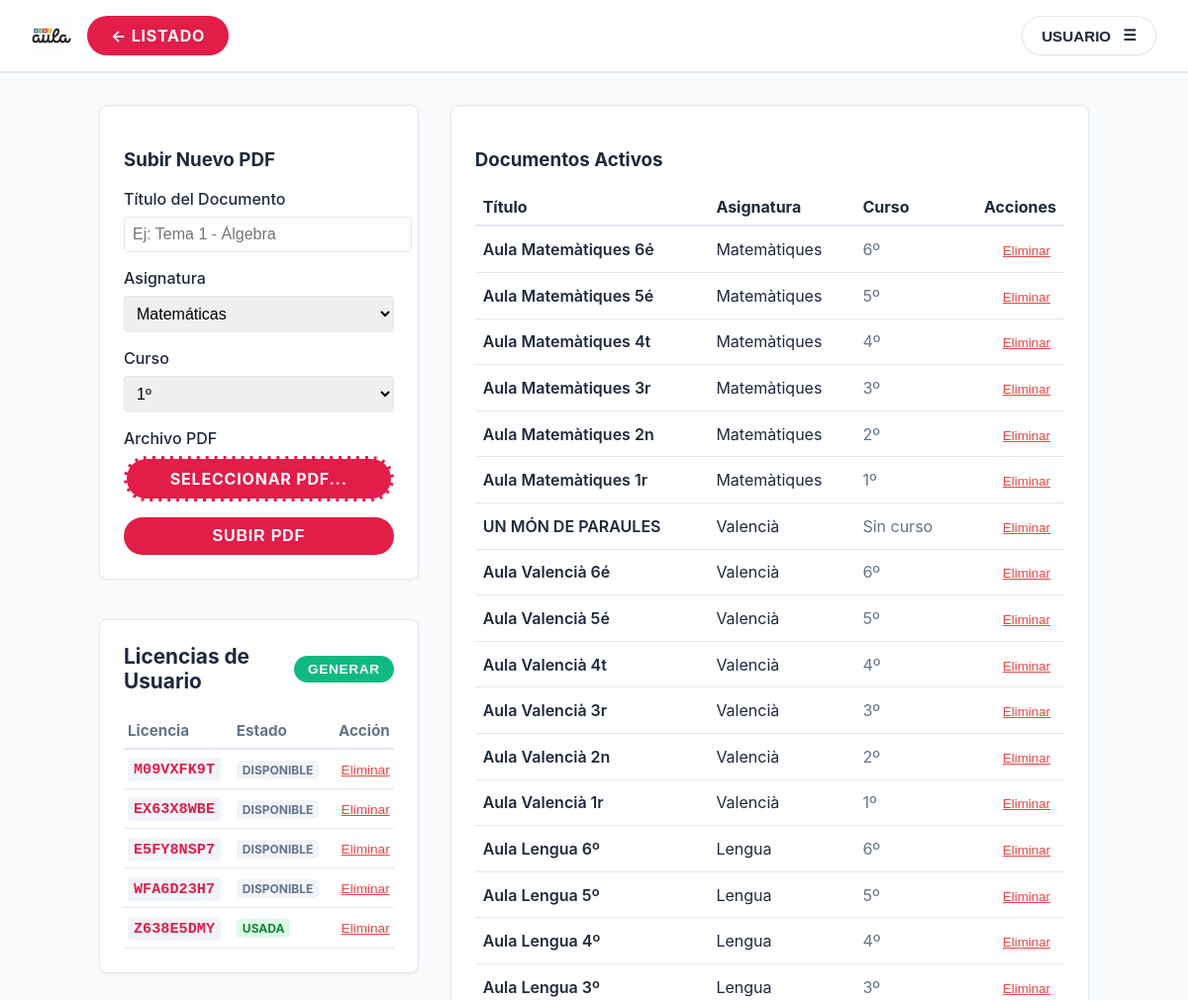
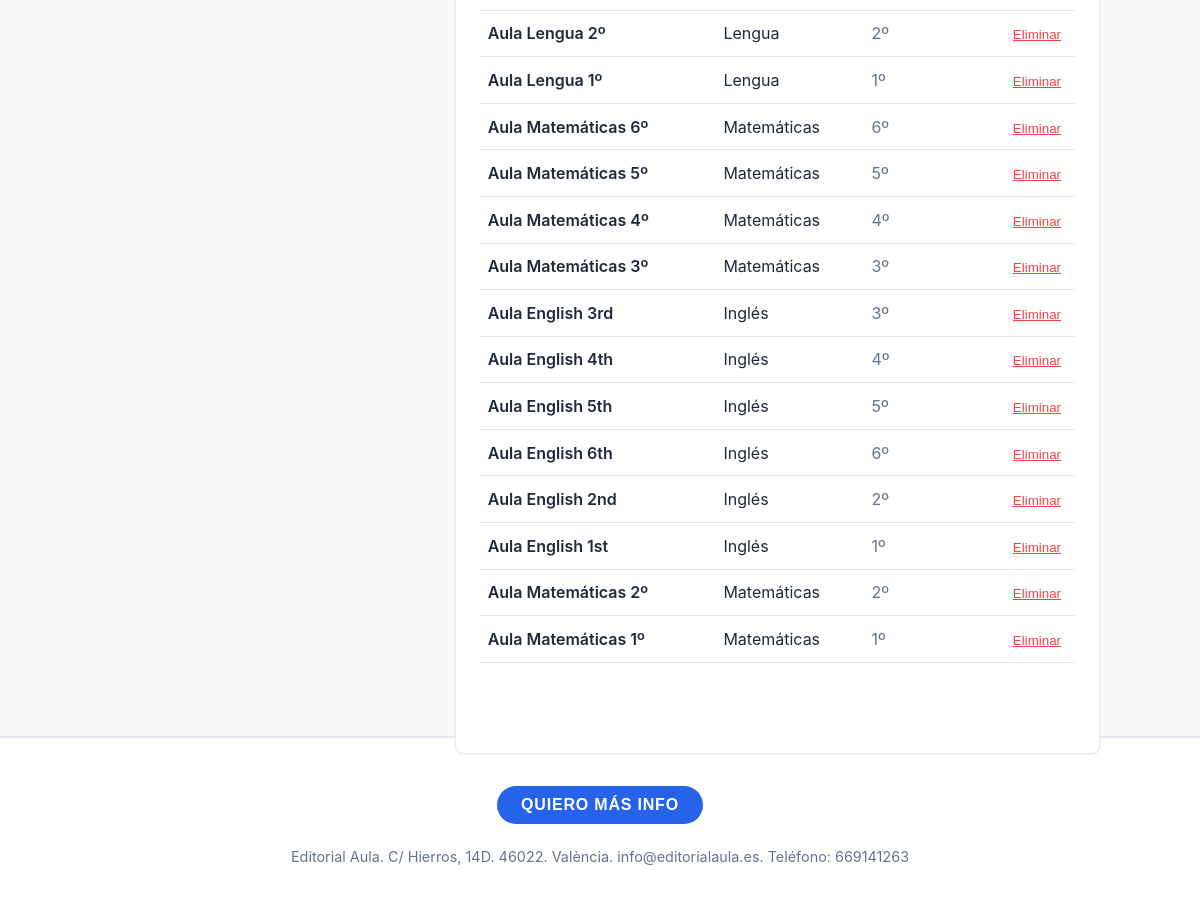
Page /admin/ (signed in) on the committed database (2 pictures, top to bottom).
### app/models.py (models this page shows)
class License(Base):
    __tablename__ = "licenses"
    id = Column(Integer, primary_key=True, index=True)
    code = Column(String, unique=True, index=True)
    is_used = Column(Boolean, default=False)
    created_at = Column(DateTime, default=datetime.utcnow)
    expires_at = Column(DateTime, nullable=True)
    user_id = Column(Integer, ForeignKey("users.id"), nullable=True)
    user = relationship("User", backref="user_licenses")

class PDF(Base):
    __tablename__ = "pdfs"
    id = Column(Integer, primary_key=True, index=True)
    title = Column(String, index=True)
    filename = Column(String, unique=True)
    subject = Column(String, index=True) # Asignatura
    grade = Column(String, index=True)   # Curso
    uploaded_at = Column(DateTime, default=datetime.utcnow)
    access_codes = relationship("AccessCode", back_populates="pdf")

### app/routers/admin.py (the view)
@router.get("/", response_class=HTMLResponse)
async def admin_dashboard(request: Request, db: Session = Depends(database.get_db)):
    user = get_current_user(request, db)
    if not user or not user.is_admin:
        return templates.TemplateResponse("login.html", {"request": request, "error": "Acceso restringido"})
    pdfs = db.query(models.PDF).order_by(models.PDF.uploaded_at.desc()).all()
    licenses = db.query(models.License).order_by(models.License.created_at.desc()).all()
    return templates.TemplateResponse("admin.html", {
        "request": request,
        "pdfs": pdfs,
        "licenses": licenses,
        "subjects": SUBJECTS,
        "grades": GRADES
    })

### templates/admin.html (shortened to what this page needs)
{% extends "base.html" %}
{% block content %}
<div style="display: flex; gap: 2rem; flex-wrap: wrap;">
    <div style="flex: 1; min-width: 300px; display: flex; flex-direction: column; gap: 1.5rem;">
        <div class="card">
            <h3>Subir Nuevo PDF</h3>
            <form action="/admin/upload" method="post" enctype="multipart/form-data">
                <div class="form-group">
                    <label>Título del Documento</label>
                    <input type="text" name="title" required placeholder="Ej: Tema 1 - Álgebra">
                </div>
                <div class="form-group">
                    <label>Asignatura</label>
                    <select name="subject" required>
                        {% for s in subjects %}
                        <option value="{{ s }}">{{ s }}</option>
                        {% endfor %}
                    </select>
                </div>
                <div class="form-group">
                    <label>Curso</label>
                    <select name="grade" required>
                        {% for g in grades %}
                        <option value="{{ g }}">{{ g }}</option>
                        {% endfor %}
                    </select>
                </div>
                <div class="form-group">
                    <label>Archivo PDF</label>
                    <label class="btn btn-outline"
                        style="display: block; text-align: center; cursor: pointer; border-style: dashed;">
                        <span id="file-label">Seleccionar PDF...</span>
                    </label>
                </div>
                <button type="submit" class="btn" style="width: 100%;">Subir PDF</button>
            </form>
        </div>
        <div class="card">
            <div style="display: flex; justify-content: space-between; align-items: center; margin-bottom: 1.2rem;">
                <h3 style="margin: 0; font-size: 1.3rem;">Licencias de Usuario</h3>
                <form action="/admin/generate-license" method="post" style="margin: 0;">
                    <button type="submit" class="btn btn-green" style="padding: 6px 14px; font-size: 0.85rem; text-transform: uppercase;">Generar</button>
                </form>
            </div>
            {% if not licenses %}
            <p class="text-muted" style="font-size: 0.95rem; margin: 0;">No hay licencias generadas aún.</p>
            {% else %}
            <div style="max-height: 350px; overflow-y: auto;">
                <table style="width: 100%; border-collapse: collapse; font-size: 0.95rem;">
                    <thead>
                        <tr style="border-bottom: 2px solid var(--border); text-align: left; font-weight: 600;">
                            <th style="padding: 0.5rem 0.25rem; color: var(--text-muted);">Licencia</th>
                            <th style="padding: 0.5rem 0.25rem; color: var(--text-muted);">Estado</th>
                            <th style="padding: 0.5rem 0.25rem; text-align: right; color: var(--text-muted);">Acción</th>
                        </tr>
                    </thead>
                    <tbody>
                        {% for lic in licenses %}
                        <tr style="border-bottom: 1px solid var(--border);">
                            <td style="padding: 0.6rem 0.25rem;">
                                <code style="background: #f1f5f9; padding: 3px 6px; border-radius: 4px; font-weight: 700; color: var(--primary); font-family: monospace; font-size: 0.95rem;">{{ lic.code }}</code>
                            </td>
                            <td style="padding: 0.6rem 0.25rem;">
                                {% if lic.is_used %}
                                <span style="background: #dcfce7; color: #15803d; font-size: 0.75rem; font-weight: 700; padding: 2px 6px; border-radius: 4px; text-transform: uppercase;">Usada</span>
                                {% else %}
                                <span style="background: #f1f5f9; color: #64748b; font-size: 0.75rem; font-weight: 700; padding: 2px 6px; border-radius: 4px; text-transform: uppercase;">Disponible</span>
                                {% endif %}
                            </td>
                            <td style="padding: 0.6rem 0.25rem; text-align: right;">
                                <form action="/admin/delete-license/{{ lic.id }}" method="post"
                                    onsubmit="return confirm('¿Seguro que quieres eliminar esta licencia?');" style="margin: 0; display: inline;">
                                    <button type="submit"
                                        style="color: #ef4444; background: none; border: none; cursor: pointer; text-decoration: underline; padding: 0; font-size: 0.85rem;">Eliminar</button>
                                </form>
                            </td>
                        </tr>
                        {% endfor %}
                    </tbody>
                </table>
            </div>
            {% endif %}
        </div>
    </div>
    <div style="flex: 2; min-width: 400px;">
        <div class="card" style="height: 100%;">
            <h3>Documentos Activos</h3>
            {% if not pdfs %}
            <p class="text-muted">Aún no has subido ningún documento.</p>
            {% else %}
            <table style="width: 100%; border-collapse: collapse;">
                <thead>
                    <tr style="border-bottom: 2px solid var(--border); text-align: left;">
                        <th style="padding: 0.5rem;">Título</th>
                        <th style="padding: 0.5rem;">Asignatura</th>
                        <th style="padding: 0.5rem;">Curso</th>
                        <th style="padding: 0.5rem; text-align: right;">Acciones</th>
                    </tr>
                </thead>
                <tbody>
                    {% for pdf in pdfs %}
                    <tr style="border-bottom: 1px solid var(--border);">
                        <td style="padding: 0.8rem 0.5rem; font-weight: 600;">{{ pdf.title }}</td>
                        <td style="padding: 0.8rem 0.5rem;">{{ pdf.subject }}</td>
                        <td style="padding: 0.8rem 0.5rem; color: var(--text-muted);">{{ pdf.grade }}</td>
                        <td style="padding: 0.8rem 0.5rem; text-align: right;">
                            <form action="/admin/delete/{{ pdf.id }}" method="post"
                                onsubmit="return confirm('¿Seguro que quieres borrar este PDF?');" style="margin: 0;">
                                <button type="submit"
                                    style="color: #ef4444; background: none; border: none; cursor: pointer; text-decoration: underline;">Eliminar</button>
                            </form>
                        </td>
                    </tr>
                    {% endfor %}
                </tbody>
            </table>
            {% endif %}
        </div>
    </div>
</div>
{% endblock %}

### templates/base.html (shortened to what this page needs)
<!DOCTYPE html>
<html lang="es">
<head>
</head>
<body>
    {% if request.url.path != '/login' and request.url.path != '/register' %}
    <nav class="navbar">
        <div style="display: flex; align-items: center; gap: 1rem;">
            <a href="/" class="logo" style="display: flex; align-items: center;">
                <img src="/static/images/logo_aula_pdf.png" alt="Aula PDF" style="height: 40px;">
            </a>
            {% if request.url.path.startswith('/admin') or request.url.path.startswith('/pdf') %}
            <a href="/" class="btn btn-outline">&larr; Listado</a>
            {% endif %}
        </div>
        <div style="display: flex; align-items: center; gap: 0.75rem;">
            {% if request.session.get("user_id") %}
                <div class="user-menu-container">
                    <button class="user-menu-btn" onclick="toggleUserMenu(event)">
                        <span class="user-name-text">{{ (request.session.get("full_name") or "Usuario").upper() }}</span>
                        <span class="menu-icon">&#9776;</span>
                    </button>
                </div>
            {% endif %}
        </div>
    </nav>
    {% endif %}
    <div class="container">
        {% block content %}{% endblock %}
    </div>
    {% if request.url.path != '/login' and request.url.path != '/register' %}
    <footer class="footer">
        <div style="margin-bottom: 1.5rem;">
            <button onclick="openContactModal()" class="btn btn-blue">QUIERO MÁS INFO</button>
        </div>
        Editorial Aula. C/ Hierros, 14D. 46022. València. info@editorialaula.es. Teléfono: 669141263
    </footer>
    {% endif %}
</body>
</html>

### templates/base.html (style rules this page uses)
:root { --primary: #e11d48; --primary-dark: #be123c; --bg-body: #f8fafc; --bg-card: #ffffff; --text-main: #1e293b; --text-muted: #64748b; --border: #e2e8f0; --hover-bg: #f1f5f9; }
html, body { height: 100%; overscroll-behavior: none; }
body { font-family: -apple-system, BlinkMacSystemFont, "Segoe UI", Roboto, Helvetica, Arial, sans-serif; margin: 0; padding: 0; background-color: var(--bg-body); color: var(--text-main); display: flex; flex-direction: column; min-height: 100vh; }
.navbar { background: var(--bg-card); border-bottom: 2px solid var(--border); padding: 1rem 2rem; display: flex; justify-content: space-between; align-items: center; position: sticky; top: 0; z-index: 1000; }
.logo { font-weight: 700; font-size: 1.5rem; color: var(--primary); text-decoration: none; }
.container { max-width: 1000px; width: 100%; margin: 2rem auto; padding: 0 1rem; position: relative; z-index: 10; }
.card { background: var(--bg-card); border: 1px solid var(--border); border-radius: 8px; padding: 1.5rem; margin-bottom: 1rem; box-shadow: 0 1px 3px rgba(0, 0, 0, 0.05); }
.btn { display: inline-block; background: #e11d48; color: white !important; padding: 10px 24px; border-radius: 50px; text-decoration: none !important; font-weight: 700; border: none; cursor: pointer; transition: background 0.2s; font-size: 1rem; text-transform: uppercase; letter-spacing: 0.05em; }
.btn-outline { background: #e11d48; border: none; color: white; }
.btn-blue { background: #2563eb !important; }
.btn-green { background: #10b981 !important; }
.form-group { margin-bottom: 1rem; }
label { display: block; margin-bottom: 0.5rem; font-weight: 500; }
input, select { width: 100%; padding: 0.5rem; border: 1px solid var(--border); border-radius: 4px; font-size: 1rem; }
.footer { background: var(--bg-card); border-top: 2px solid var(--border); padding: 3rem 2rem; text-align: center; color: var(--text-muted); font-size: 0.9rem; margin-top: auto; }
.user-menu-container { position: relative; display: inline-block; }
.user-menu-btn { background: white; border: 1px solid var(--border); color: var(--text-main); padding: 0.6rem 1.2rem; border-radius: 9999px; font-size: 0.95rem; font-weight: 600; display: flex; align-items: center; gap: 0.75rem; cursor: pointer; box-shadow: 0 1px 2px rgba(0,0,0,0.05); transition: all 0.2s; text-transform: uppercase; }

### rows in the picture
License: code "M09VXFK9T", is_used "DISPONIBLE"
License: code "EX63X8WBE", is_used "DISPONIBLE"
License: code "E5FY8NSP7", is_used "DISPONIBLE"
License: code "WFA6D23H7", is_used "DISPONIBLE"
License: code "Z638E5DMY", is_used "USADA"
PDF: title "Aula Matemàtiques 6é", subject "Matemàtiques", grade "6º"
PDF: title "Aula Matemàtiques 5é", subject "Matemàtiques", grade "5º"
PDF: title "Aula Matemàtiques 4t", subject "Matemàtiques", grade "4º"
PDF: title "Aula Matemàtiques 3r", subject "Matemàtiques", grade "3º"
PDF: title "Aula Matemàtiques 2n", subject "Matemàtiques", grade "2º"
PDF: title "Aula Matemàtiques 1r", subject "Matemàtiques", grade "1º"
PDF: title "UN MÓN DE PARAULES", subject "Valencià", grade "Sin curso"
PDF: title "Aula Valencià 6é", subject "Valencià", grade "6º"
PDF: title "Aula Valencià 5é", subject "Valencià", grade "5º"
PDF: title "Aula Valencià 4t", subject "Valencià", grade "4º"
PDF: title "Aula Valencià 3r", subject "Valencià", grade "3º"
PDF: title "Aula Valencià 2n", subject "Valencià", grade "2º"
PDF: title "Aula Valencià 1r", subject "Valencià", grade "1º"
PDF: title "Aula Lengua 6º", subject "Lengua", grade "6º"
PDF: title "Aula Lengua 5º", subject "Lengua", grade "5º"
PDF: title "Aula Lengua 4º", subject "Lengua", grade "4º"
PDF: title "Aula Lengua 3º", subject "Lengua", grade "3º"
PDF: title "Aula Lengua 2º", subject "Lengua", grade "2º"
PDF: title "Aula Lengua 1º", subject "Lengua", grade "1º"
PDF: title "Aula Matemáticas 6º", subject "Matemáticas", grade "6º"
PDF: title "Aula Matemáticas 5º", subject "Matemáticas", grade "5º"
PDF: title "Aula Matemáticas 4º", subject "Matemáticas", grade "4º"
PDF: title "Aula Matemáticas 3º", subject "Matemáticas", grade "3º"
PDF: title "Aula English 3rd", subject "Inglés", grade "3º"
PDF: title "Aula English 4th", subject "Inglés", grade "4º"
PDF: title "Aula English 5th", subject "Inglés", grade "5º"
PDF: title "Aula English 6th", subject "Inglés", grade "6º"
PDF: title "Aula English 2nd", subject "Inglés", grade "2º"
PDF: title "Aula English 1st", subject "Inglés", grade "1º"
PDF: title "Aula Matemáticas 2º", subject "Matemáticas", grade "2º"
PDF: title "Aula Matemáticas 1º", subject "Matemáticas", grade "1º"

### other values in the picture
{{ (request.session.get("full_name") or "Usuario").upper() }} "USUARIO"
form field subject "Matemáticas"
form field grade "1º"
